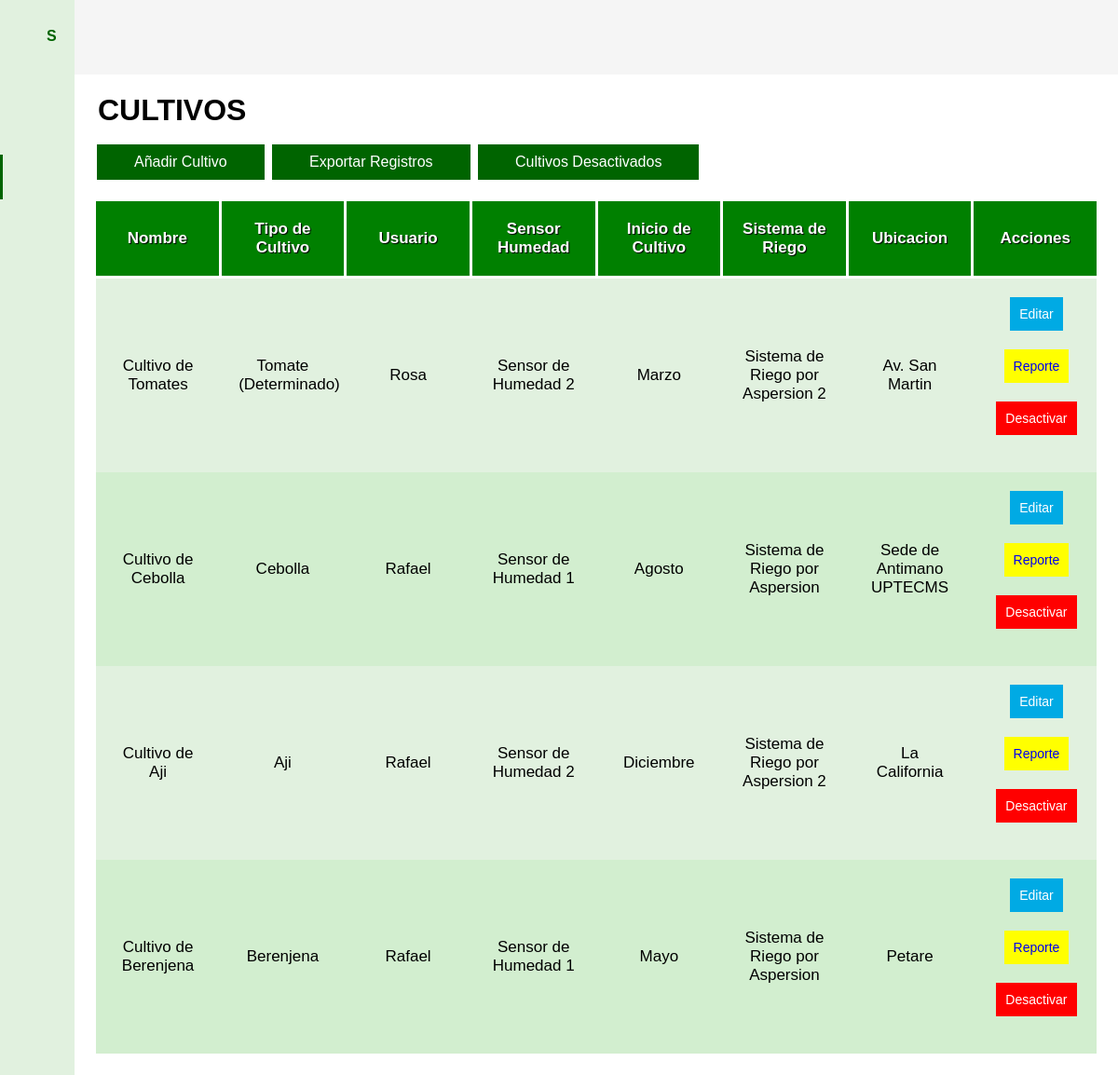
The page /superadministrador/cultivos.php (signed in) on the database its author committed.
### tables this page shows
CREATE TABLE `cultivos` (
  `id` int(11) NOT NULL,
  `nombre` varchar(30) NOT NULL,
  `usuario_id` int(11) NOT NULL,
  `estatus` tinyint(1) NOT NULL DEFAULT 1,
  `fecha_registro` timestamp NOT NULL DEFAULT current_timestamp(),
  `sensor_humedad_id` int(11) NOT NULL,
  `inicio_cultivo_id` int(11) NOT NULL,
  `sistema_riego_id` int(11) NOT NULL,
  `ubicacion` varchar(30) NOT NULL,
  `infcultivos_id` int(11) NOT NULL
);

CREATE TABLE `inf_cultivos` (
  `id` int(11) NOT NULL,
  `nombre_cultivo` varchar(30) NOT NULL,
  `ciclo_dias` varchar(30) DEFAULT NULL,
  `rendimiento` varchar(30) DEFAULT NULL,
  `distancia_hileras` int(11) DEFAULT NULL,
  `distancia_plantas` int(11) DEFAULT NULL,
  `siembra_directa` varchar(1) DEFAULT NULL,
  `siembra_trasplante` varchar(1) DEFAULT NULL,
  `fecha_registro` timestamp NOT NULL DEFAULT current_timestamp(),
  `litros_agua_id` int(11) NOT NULL
);

CREATE TABLE `usuarios` (
  `id` int(11) NOT NULL,
  `nombres` varchar(50) NOT NULL,
  `apellidos` varchar(50) NOT NULL,
  `tipo_documento` int(10) NOT NULL,
  `documento_identidad` int(20) NOT NULL,
  `correo` varchar(50) NOT NULL,
  `usuario` varchar(50) NOT NULL,
  `contrasena` varchar(50) NOT NULL,
  `fecha_registro` timestamp NULL DEFAULT current_timestamp(),
  `estatus` int(11) NOT NULL DEFAULT 1,
  `rol_id` int(11) NOT NULL
);

CREATE TABLE `sensor_temp_hum` (
  `id` int(11) NOT NULL,
  `numero_bien_nacional` int(11) NOT NULL,
  `descripcion` varchar(50) NOT NULL,
  `estatus` tinyint(1) NOT NULL DEFAULT 1,
  `fecha_registro` timestamp NOT NULL DEFAULT current_timestamp()
);

CREATE TABLE `meses` (
  `id` int(11) NOT NULL,
  `nombre` varchar(30) NOT NULL,
  `fecha_registro` timestamp NOT NULL DEFAULT current_timestamp()
);

CREATE TABLE `sistema_riego` (
  `id` int(11) NOT NULL,
  `descripcion` varchar(50) NOT NULL,
  `numero_bien_nacional` int(11) NOT NULL,
  `estatus` tinyint(1) NOT NULL DEFAULT 1,
  `fecha_registro` timestamp NOT NULL DEFAULT current_timestamp()
);

### superadministrador/cultivos.php (the view, shortened to what this page needs)
<?php
    include '../php/conexion.php';
    $cultivosregistrados = "SELECT * , u.nombres AS nombreusuario, s.descripcion AS descripcionsensor, m.nombre AS mesinicio,
    c.nombre AS cultivonombre, sr.descripcion AS descripcionsistema, c.id AS idcultivo, ic.nombre_cultivo AS cultivotipo FROM cultivos c left join usuarios u on (c.usuario_id = u.id) left join sistema_riego sr on (c.sistema_riego_id = sr.id)
    left join sensor_temp_hum s on (c.sensor_humedad_id = s.id) left join meses m on (c.inicio_cultivo_id = m.id)
    left join inf_cultivos ic on (c.infcultivos_id = ic.id) where c.estatus = '1'";
    $ejecutarcultivos = mysqli_query($conexion, $cultivosregistrados);
    $datoscultivos = $ejecutarcultivos;
?>
<!DOCTYPE html>
<html lang="en">
<head>
    <link href="https://cdn.lineicons.com/3.0/lineicons.css" rel="stylesheet">
    <link rel="stylesheet" href="../css/consulta.css">
</head>
<body id="body">
    <header>
    </header>
    <div class="menu_lateral" id="menu_lateral">
        <div class="nombre_pagina">
            <h4>SICPRC</h4>
        </div>
        <div class="opciones_menu">
            <a href="inicio.php">
                <div class="opcion">
                </div>
            </a>
            <a href="cultivos.php" class="seleccion">
                <div class="opcion">
                </div>
            </a>
            <a href="sistemas_riego.php">
                <div class="opcion">
                    <h4>Sistema de Riego</h4>
                </div>
            </a>
            <a href="sensores_humedad.php">
                <div class="opcion">
                    <h4>Sensor de Humedad y Temperatura</h4>
                </div>
            </a>
            <a href="consulta.php">
                <div class="opcion">
                </div>
            </a>
            <a href="usuarios.php">
                <div class="opcion">
                </div>
            </a>
            <a href="mi_cuenta.php">
                <div class="opcion">
                </div>
            </a>
            <a href="../php/cerrar_sesion.php">
                <div class="opcion">
                    <h4>Cerrar Sesión</h4>
                </div>
            </a>
        </div>
    </div>
    <main>
        <h1>CULTIVOS</h1>
        <br>
    <div class="contenedor_login">
        <a href="crear_cultivo.php"><button>Añadir Cultivo</button></a>
        <a href="../php/excel_cultivos.php"><button>Exportar Registros</button></a>
        <a href="cultivos_desactivados.php"><button>Cultivos Desactivados</button></a>
        <table id="tabla_cultivos">
                <thead>
                    <tr>
                        <th>Nombre</th>
                        <th>Tipo de Cultivo</th>
                        <th>Usuario</th>
                        <th>Sensor Humedad</th>
                        <th>Inicio de Cultivo</th>
                        <th>Sistema de Riego</th>
                        <th>Ubicacion</th>
                        <th>Acciones</th>
                    </tr>
                </thead>
                <tbody>
                    <?php
                        foreach ($datoscultivos as $datoscultivo) {
                    ?>
                    <tr>
                        <td><?php echo $datoscultivo['cultivonombre']?></td>
                        <td><?php echo $datoscultivo['cultivotipo']?></td>
                        <td><?php echo $datoscultivo['nombreusuario']?></td>
                        <td><?php echo $datoscultivo['descripcionsensor']?></td>
                        <td><?php echo $datoscultivo['mesinicio']?></td>
                        <td><?php echo $datoscultivo['descripcionsistema']?></td>
                        <td><?php echo $datoscultivo['ubicacion']?></td>
                        <td>
                        <a href="editar_cultivo.php?
                        id=<?php echo $datoscultivo['idcultivo']?> &
                        consulta_cultivo=<?php echo $datoscultivo['cultivotipo']?> &
                        nombre=<?php echo $datoscultivo['cultivonombre']?> &
                        sensor_humedad_id=<?php echo $datoscultivo['sensor_humedad_id']?> &
                        inicio_cultivo_id=<?php echo $datoscultivo['inicio_cultivo_id']?> &
                        sistema_riego_id=<?php echo $datoscultivo['sistema_riego_id']?> &
                        ubicacion=<?php echo $datoscultivo['ubicacion']?>
                        "><button class="editar">Editar</button></a>
                        <a href="grafica_cantidad_agua.php?
                        sistema_riego_id=<?php echo $datoscultivo['sistema_riego_id']?>"><button class="registro">Reporte</a></button>
                        <a href="../php/desac_cultivo.php?
                        id=<?php echo $datoscultivo['idcultivo']?>" class="textoeliminar"><button class="eliminar">Desactivar</a></button>
                        </td>
                    </tr>
                <?php
                }
                ?>
                </tbody>
            </table>
    </div>
    </main>
</body>
</html>

### css/consulta.css (style rules this page uses)
* { margin: 0; padding: 0; box-sizing: border-box; text-decoration: none; font-family: sans-serif; }
body { margin-left: 80px; transition: margin-left 300ms cubic-bezier(0.785, 0.135, 0.15, 0.86); margin-top: 80px; }
body h1 { margin-left: 5px; }
main { padding: 20px; }
header { width: 100%; height: 80px; background: #f5f5f5; display: flex; align-items: center; position: fixed; top: 0; z-index: 0; }
button { padding: 10px 40px; margin-left: 4px; margin-bottom: 20px; border: none; font-size: 16px; background: darkgreen; color: white; cursor: pointer; outline: none; }
.editar { padding: 10px 10px; margin-left: 4px; border: none; font-size: 14px; background: #00AAE4; color: white; cursor: pointer; outline: none; display: inline-block; }
.registro { padding: 10px 10px; border: none; font-size: 14px; background: yellow; color: white; cursor: pointer; outline: none; display: inline-block; }
.eliminar { padding: 10px 10px; border: none; font-size: 14px; background: red; color: white; cursor: pointer; outline: none; display: inline-block; }
.textoeliminar { color: white; }
.menu_lateral { width: 80px; height: 100%; background: #e1f1df; position: fixed; top: 0; left: 0; color: darkgreen; z-index: 300; overflow: hidden; border-right: 20px solid #e1f1df; transition: all 300ms cubic-bezier(0.785, 0.135, 0.15, 0.86); }
.nombre_pagina { padding: 20px 30px; display: flex; align-items: center; margin-top: 10px; }
.opciones_menu { margin: 20px 30px; position: absolute; top: 80px; }
.opciones_menu a { color: black; cursor: default; display: block; position: relative; }
.opciones_menu .opcion { padding: 20px 0px; display: flex; align-items: center; position: relative; }
.opciones_menu .opcion h4 { font-size: 17px; font-weight: 400; cursor: pointer; }
a.seleccion { color: darkgreen; }
a.seleccion:before { content: ''; width: 3px; height: 80%; background: darkgreen; position: absolute; top: 10%; left: -30px; }
table { table-layout: fixed; width: 100%; border-collapse: collapse; border: 3px solid; border-color: white; }
th, td { padding: 20px; font-size: 17px; text-align: center; }
thead, tfoot { background: green; color: white; text-shadow: 1px 1px 1px black; }
thead th, thead td { background: green; border: 3px solid; }
tbody tr:nth-child(odd) { background: #e1f1df; }
tbody tr:nth-child(even) { background: #d2eecf; }

### rows shown on the page
cultivos: nombre "Cultivo de Tomates", inf_cultivos.nombre_cultivo "Tomate (Determinado)", usuario.nombres "Rosa", sensor_temp_hum.descripcion "Sensor de Humedad 2", meses.nombre "Marzo", sistema_riego.descripcion "Sistema de Riego por Aspersion 2", ubicacion "Av. San Martin"
cultivos: nombre "Cultivo de Cebolla", inf_cultivos.nombre_cultivo "Cebolla", usuario.nombres "Rafael", sensor_temp_hum.descripcion "Sensor de Humedad 1", meses.nombre "Agosto", sistema_riego.descripcion "Sistema de Riego por Aspersion", ubicacion "Sede de Antimano UPTECMS"
cultivos: nombre "Cultivo de Aji", inf_cultivos.nombre_cultivo "Aji", usuario.nombres "Rafael", sensor_temp_hum.descripcion "Sensor de Humedad 2", meses.nombre "Diciembre", sistema_riego.descripcion "Sistema de Riego por Aspersion 2", ubicacion "La California"
cultivos: nombre "Cultivo de Berenjena", inf_cultivos.nombre_cultivo "Berenjena", usuario.nombres "Rafael", sensor_temp_hum.descripcion "Sensor de Humedad 1", meses.nombre "Mayo", sistema_riego.descripcion "Sistema de Riego por Aspersion", ubicacion "Petare"
